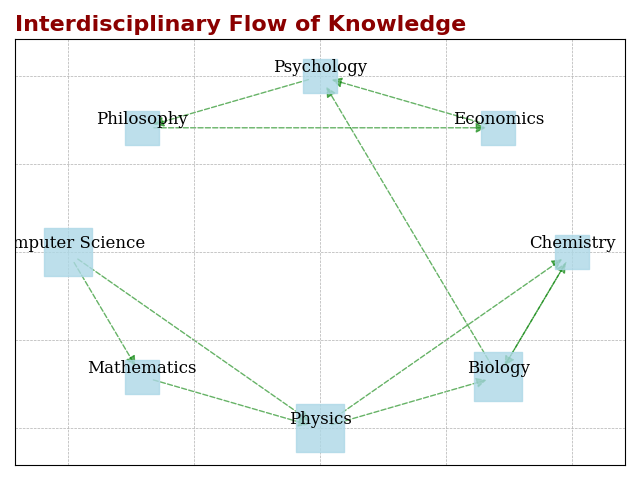

The script that drew this image:
import matplotlib.pyplot as plt
import networkx as nx

# Create a directed graph
DG = nx.DiGraph()

# Define academic disciplines as nodes
disciplines = [
    "Computer Science", "Mathematics", "Physics", 
    "Biology", "Chemistry", "Economics", 
    "Psychology", "Philosophy"
]

DG.add_nodes_from(disciplines)

# Define the directed edges with weights
edges_with_weights = [
    ("Computer Science", "Mathematics", 8),
    ("Mathematics", "Physics", 9),
    ("Physics", "Chemistry", 6),
    ("Biology", "Chemistry", 5),
    ("Biology", "Psychology", 7),
    ("Psychology", "Philosophy", 4),
    ("Economics", "Psychology", 3),
    ("Philosophy", "Economics", 2),
    ("Physics", "Biology", 4),
    ("Computer Science", "Physics", 6),
    ("Chemistry", "Biology", 3)
]

DG.add_weighted_edges_from(edges_with_weights)

# Define positions using a shell layout
pos = nx.shell_layout(DG)

# Draw nodes with altered color and shape
node_sizes = [600 * DG.out_degree(n) for n in DG.nodes()]
nx.draw_networkx_nodes(DG, pos, node_size=node_sizes, node_color='lightblue', alpha=0.8, node_shape='s')

# Draw directed edges with different line style based on node pair
nx.draw_networkx_edges(DG, pos, edgelist=DG.edges(), 
                       alpha=0.6, edge_color='green', style='dashed', arrows=True, arrowsize=15)

# Draw labels with different font properties
nx.draw_networkx_labels(DG, pos, font_size=12, font_weight='normal', verticalalignment='bottom', font_family='serif')

# Set plot title with different style
plt.title('Interdisciplinary Flow of Knowledge', fontsize=16, weight='bold', loc='left', color='darkred')
plt.grid(True, which='both', linestyle='--', linewidth=0.5)

# Remove axis
plt.axis('on')
plt.tight_layout()

# Display the plot
plt.show()
